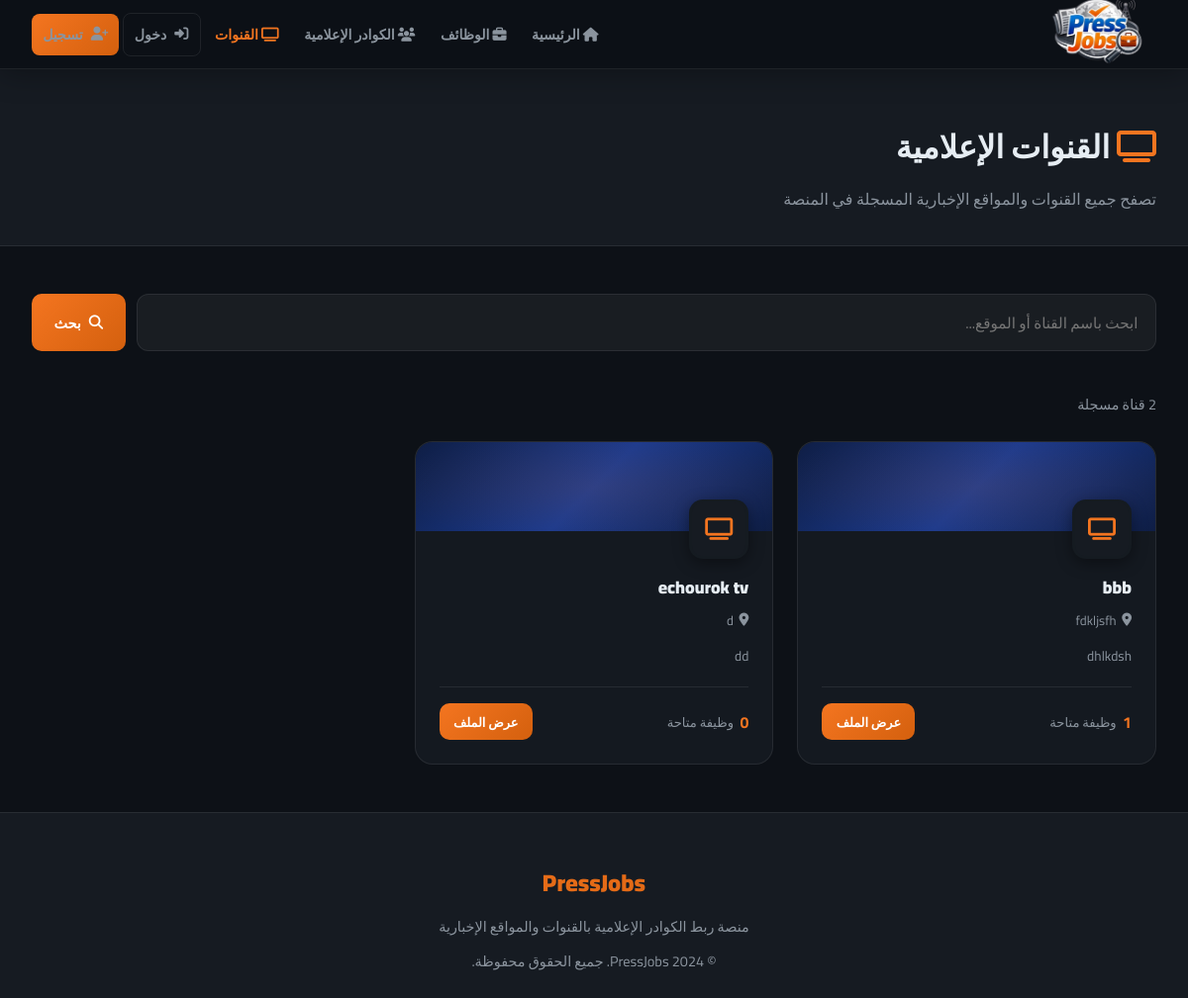
The page /channels on the database as committed earlier.
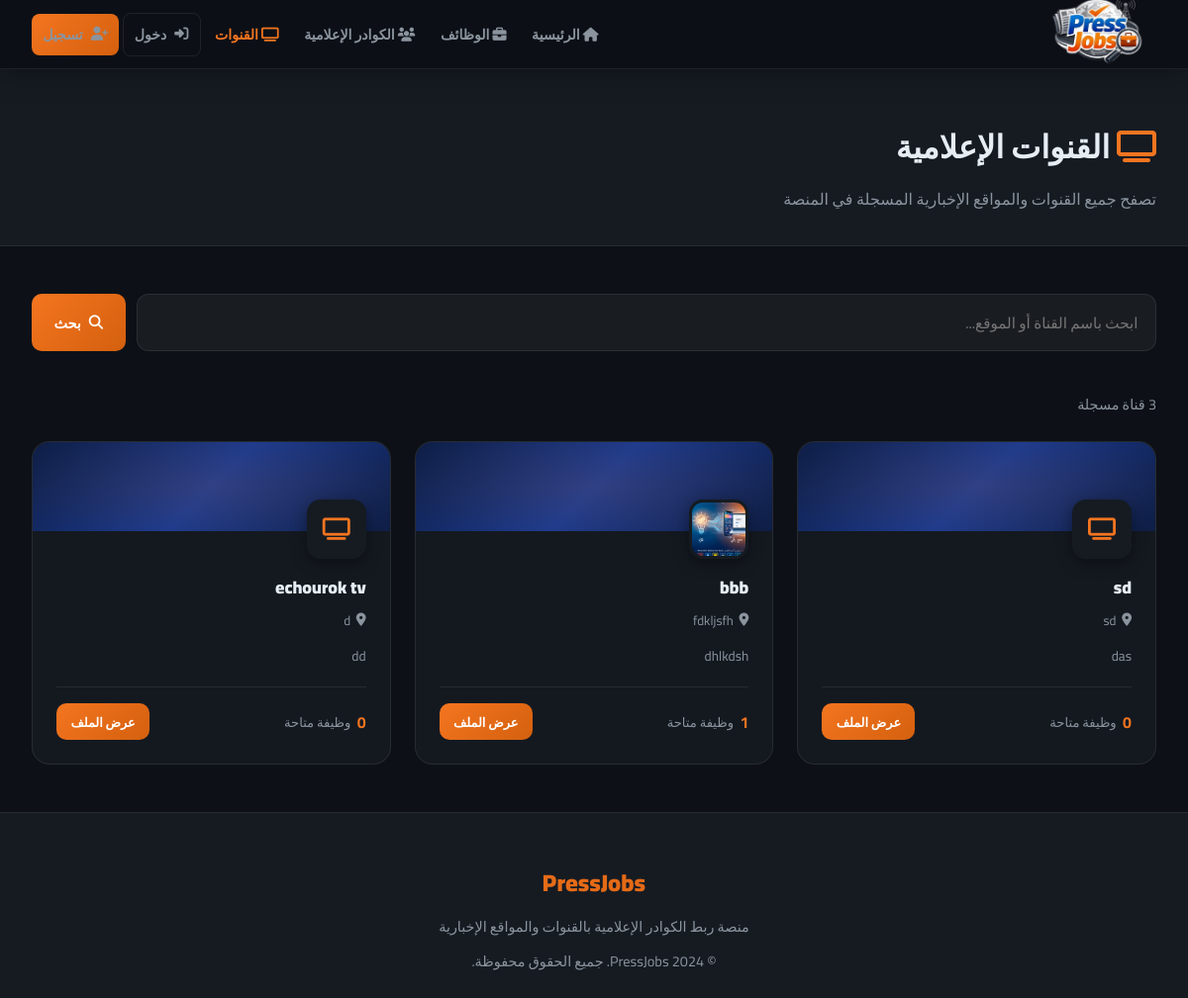
The same page on the database as committed later.
### tables this page shows
CREATE TABLE users (
        id INTEGER PRIMARY KEY AUTOINCREMENT,
        name TEXT NOT NULL,
        email TEXT UNIQUE NOT NULL,
        password TEXT NOT NULL,
        account_type TEXT NOT NULL,
        bio TEXT,
        location TEXT,
        skills TEXT,
        education TEXT,
        experience TEXT,
        profile_image TEXT,
        created_at TEXT DEFAULT CURRENT_TIMESTAMP
    , last_name TEXT, gender TEXT, civil_status TEXT, specialty TEXT, years_experience TEXT, preferred_channels TEXT, extra_skills TEXT, cv_filename TEXT, intro_video TEXT, article_links TEXT);

### app.py (the view)
@app.route('/channels')
def channels():
    conn = get_db()
    search = request.args.get('search', '')
    query = "SELECT * FROM users WHERE account_type='channel'"
    params = []
    if search:
        query += ' AND (name LIKE ? OR location LIKE ? OR bio LIKE ?)'
        params += [f'%{search}%', f'%{search}%', f'%{search}%']
    query += ' ORDER BY created_at DESC'
    all_channels = conn.execute(query, params).fetchall()
    job_counts = {}
    for ch in all_channels:
        count = conn.execute('SELECT COUNT(*) FROM jobs WHERE channel_id=?', (ch['id'],)).fetchone()[0]
        job_counts[ch['id']] = count
    conn.close()
    return render_template('channels.html', channels=all_channels, job_counts=job_counts, search=search)

### app.py (called while the page is built)
def get_db():
    conn = sqlite3.connect(DB_PATH)
    conn.row_factory = sqlite3.Row
    return conn

### templates/channels.html (shortened to what this page needs)
{% extends 'base.html' %}
{% block content %}
<div class="page-header">
    <div style="max-width:1200px;margin:0 auto">
        <h1><i class="fas fa-tv" style="color:var(--orange)"></i> القنوات الإعلامية</h1>
        <p>تصفح جميع القنوات والمواقع الإخبارية المسجلة في المنصة</p>
    </div>
</div>
<div class="channels-layout">
    <form class="search-bar" method="get">
        <input type="text" name="search" value="{{ search }}" placeholder="ابحث باسم القناة أو الموقع...">
        <button type="submit" class="btn btn-primary"><i class="fas fa-search"></i> بحث</button>
    </form>
    {% if channels %}
    <p style="color:var(--text-muted);margin-bottom:1.5rem;font-size:0.9rem">{{ channels|length }} قناة مسجلة</p>
    <div class="channels-grid">
        {% for ch in channels %}
        <a href="/profile/{{ ch.id }}" class="channel-card">
            <div class="channel-card-banner">
                <div class="channel-logo">
                    {% if ch.profile_image %}
                        <img src="/static/uploads/{{ ch.profile_image }}" alt="{{ ch.name }}">
                    {% else %}
                        <i class="fas fa-tv"></i>
                    {% endif %}
                </div>
            </div>
            <div class="channel-card-body">
                <div class="channel-name">{{ ch.name }}</div>
                {% if ch.location %}
                <div class="channel-location"><i class="fas fa-map-marker-alt"></i> {{ ch.location }}</div>
                {% endif %}
                {% if ch.bio %}
                <p class="channel-bio">{{ ch.bio }}</p>
                {% else %}
                <p class="channel-bio" style="font-style:italic;opacity:0.5;">لا توجد نبذة بعد</p>
                {% endif %}
                <div class="channel-footer">
                    <div class="channel-jobs-count">
                        <strong>{{ job_counts[ch.id] }}</strong>
                        <span>وظيفة متاحة</span>
                    </div>
                    <span class="btn btn-primary btn-sm">عرض الملف</span>
                </div>
            </div>
        </a>
        {% endfor %}
    </div>
    {% else %}
    <div class="empty-state">
        <i class="fas fa-tv"></i>
        <h3 style="margin-bottom:0.5rem">لا توجد قنوات</h3>
        <p>{% if search %}لم يتم العثور على قنوات مطابقة لـ "{{ search }}"{% else %}لم تنضم أي قناة بعد{% endif %}</p>
    </div>
    {% endif %}
</div>
{% endblock %}

Rows that differ between the two databases and show on the page:
added users: name "sd", location "sd", bio "das", job_counts "0"
changed users "bbb": profile_image: picture added
